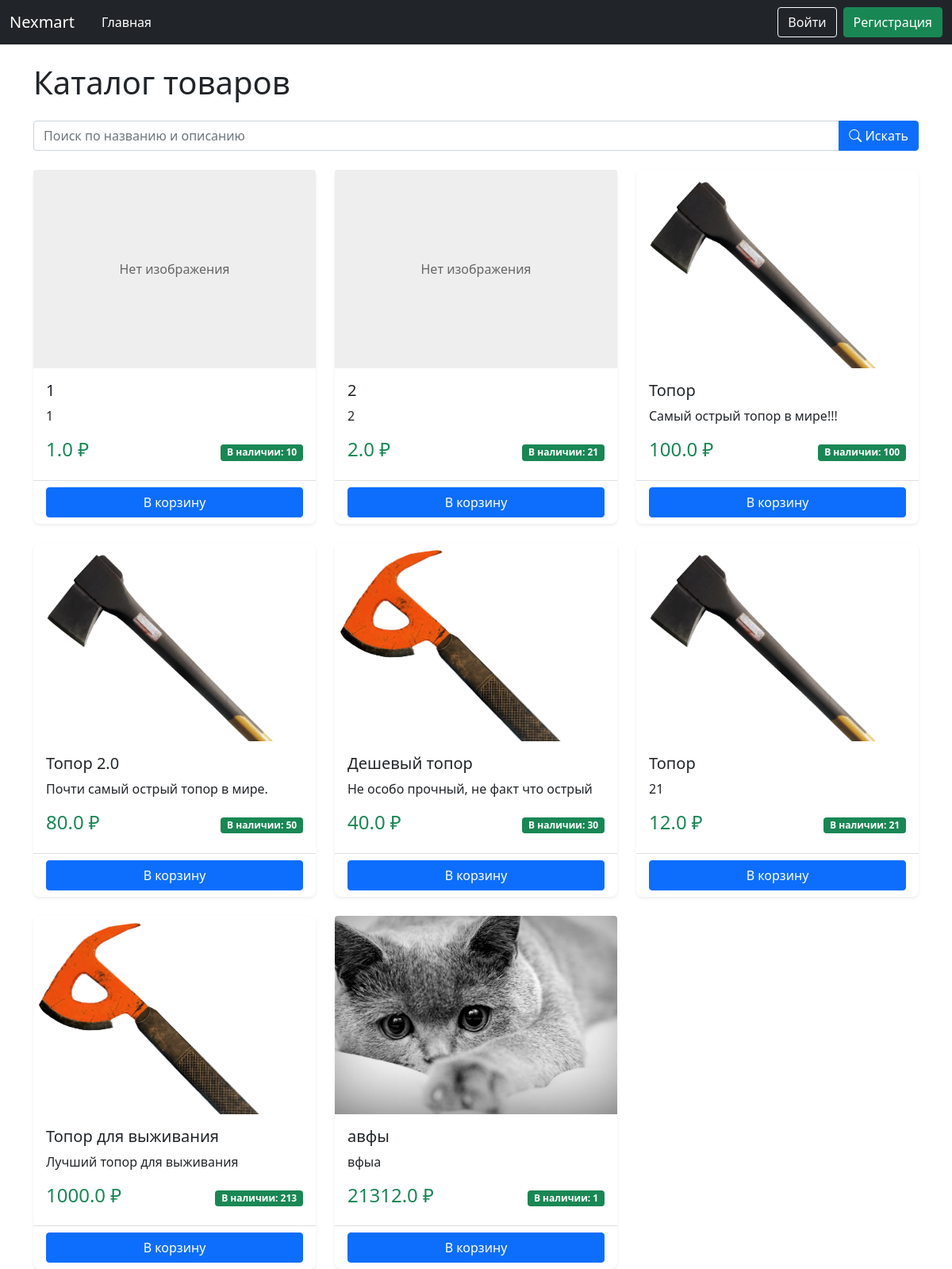
The page / on the database its author committed.
### data/product.py (models this page shows)
class Product(SqlAlchemyBase):
    __tablename__ = 'products'
    id = sqlalchemy.Column(sqlalchemy.Integer, primary_key=True, autoincrement=True)
    name = sqlalchemy.Column(sqlalchemy.String, nullable=False)
    price = sqlalchemy.Column(sqlalchemy.Float, nullable=False)
    description = sqlalchemy.Column(sqlalchemy.Text)
    created_date = sqlalchemy.Column(sqlalchemy.DateTime, default=datetime.datetime.now)
    open = sqlalchemy.Column(sqlalchemy.Boolean)  # открыт ли продукт для общего доступа
    amount_available = sqlalchemy.Column(sqlalchemy.Integer)  # сколько есть продукта для продажи
    amount_sell = sqlalchemy.Column(sqlalchemy.Integer)  # сколько продано для статистики
    image = sqlalchemy.Column(sqlalchemy.String)
    user_id = sqlalchemy.Column(sqlalchemy.Integer, sqlalchemy.ForeignKey('users.id'))
    user = sqlalchemy.orm.relationship('User', back_populates='products')

### main.py (the view)
@app.route('/')
def home():
    db_sess = db_session.create_session()
    search = request.args.get('search', '')
    query = db_sess.query(Product).filter(Product.open == True)
    if search:
        products = query.filter(Product.name.ilike(f'%{search}%')).all()
    else:
        products = query.all()
    return render_template('all_products.html', products=products)

### data/db_session.py (called while the page is built)
def create_session() -> Session:
    global __factory
    return __factory()

### templates/all_products.html (shortened to what this page needs)
{% extends "base.html" %}
{% block content %}
    <h1 class="mb-4">Каталог товаров</h1>
    <form method="GET" action="" class="mb-4">
        <div class="input-group">
            <input type="text" class="form-control"
                   name="search"
                   placeholder="Поиск по названию и описанию"
                   value="{{ request.args.get('search', '') }}">
            <button type="submit" class="btn btn-primary">
                <i class="bi bi-search"></i> Искать
            </button>
        </div>
    </form>
    <div class="row row-cols-1 row-cols-md-3 g-4">
        {% for product in products %}
        <div class="col">
            <div class="card h-100">
                {% if product.image %}
                <img src="{{ url_for('static', filename='upload/' + product.image) }}"
                     class="card-img-top product-image"
                     alt="{{ product.name }}">
                {% else %}
                <div class="card-img-top no-image">Нет изображения</div>
                {% endif %}
                <div class="card-body">
                    <h5 class="card-title">{{ product.name }}</h5>
                    <p class="card-text">{{ product.description }}</p>
                    <div class="d-flex justify-content-between align-items-center">
                        <span class="h4 text-success">{{ product.price }} ₽</span>
                        {% if product.amount_available and product.amount_available > 0 %}
                            <span class="badge bg-success">В наличии: {{ product.amount_available }}</span>
                        {% else %}
                            <span class="badge bg-danger">Нет в наличии</span>
                        {% endif %}
                    </div>
                </div>
                <div class="card-footer bg-transparent">
                    <a href='/user/add_cart/{{product.id}}' class="btn btn-primary w-100">В корзину</a>
                </div>
            </div>
        </div>
        {% else %}
        <div class="col-12">
            <div class="alert alert-warning">
                Товары не найдены. Попробуйте изменить условия поиска.
            </div>
        </div>
        {% endfor %}
    </div>
{% endblock %}

### templates/base.html (shortened to what this page needs)
<!doctype html>
<html lang="ru">
<head>
                    <link href="https://cdn.jsdelivr.net/npm/bootstrap@5.0.2/dist/css/bootstrap.min.css" rel="stylesheet">
                    <link rel="stylesheet" href="https://cdn.jsdelivr.net/npm/bootstrap-icons@1.8.1/font/bootstrap-icons.css">
    <link rel="stylesheet" href="{{ url_for('static', filename='css/style.css') }}">
    <link rel="stylesheet" href="https://cdnjs.cloudflare.com/ajax/libs/font-awesome/6.5.1/css/all.min.css">
    <link rel="stylesheet" href="{{ url_for('static', filename='css/auth_styles.css') }}">
</head>
<body>
<header>
    <nav class="navbar navbar-expand-md navbar-dark bg-dark" aria-label="Fourth navbar example">
        <div class="container-fluid">
          <a class="navbar-brand" href="#">Nexmart</a>
          <div class="collapse navbar-collapse" id="navbarsExample04">
            <ul class="navbar-nav me-auto mb-2 mb-md-0">
              <li class="nav-item">
                <a class="nav-link active" aria-current="page" href="/">Главная</a>
              </li>
                {% if not current_user.is_authenticated %}
                <li class="nav-item">
                <a class="nav-link active" aria-current="page" href="/register"></a>
              </li>
                <li class="nav-item">
                <a class="nav-link active" aria-current="page" href="/login"></a>
              </li>
                {% endif %}
            </ul>
            {% if current_user.is_authenticated %}
            <div class="d-flex align-items-center">
              <div class="dropdown">
                <button class="btn btn-outline-light dropdown-toggle" type="button" id="profileDropdown" data-bs-toggle="dropdown" aria-expanded="false">
                  <i class="bi bi-person-circle me-1"></i>
                  {{ current_user.name }}
                  <span class="badge bg-success ms-2">{{ current_user.balance }}₽</span>
                </button>
                <ul class="dropdown-menu dropdown-menu-end" aria-labelledby="profileDropdown">
                  <li><a class="dropdown-item" href="/user/profile"><i class="bi bi-person me-2"></i>Профиль</a></li>
                  <li><a class="dropdown-item" href="/user/orders"><i class="bi bi-bag me-2"></i>Мои заказы</a></li>
                    <li><a class="dropdown-item" href="/user/cart"><i class="bi bi-bag me-2"></i>Корзина</a></li>
                  <li><a class="dropdown-item" href="/user/balance"><i class="bi bi-wallet2 me-2"></i>Пополнить баланс</a></li>
                  <li><hr class="dropdown-divider"></li>
                  <li><a class="dropdown-item" href="/logout"><i class="bi bi-box-arrow-right me-2"></i>Выйти</a></li>
                </ul>
              </div>
            </div>
            {% else %}
            <div class="d-flex">
              <a href="/login" class="btn btn-outline-light me-2">Войти</a>
              <a href="/register" class="btn btn-success">Регистрация</a>
            </div>
            {% endif %}
          </div>
        </div>
      </nav>
</header>
<div class="container mt-4">
    {% block content %}{% endblock %}
</div>
</body>
</html>

### static/css/style.css (style rules this page uses)
.product-image { width: 100%; height: 250px; object-fit: cover; object-position: top; border-radius: 0.25rem 0.25rem 0 0; }
.no-image { height: 250px; background: #eee; display: flex; align-items: center; justify-content: center; color: #666; }
.navbar-nav .nav-link { position: relative; transition: all 0.5s ease; margin: 0 10px; }
.navbar-nav .nav-link::after { content: ''; position: absolute; width: 0; height: 2px; bottom: 0; left: 50%; background-color: #90caf9; transition: all 0.3s ease; }
.badge.bg-success { transition: all 0.3s ease; }
.card { border: none; border-radius: 0.5rem; box-shadow: 0 0.125rem 0.25rem rgba(0, 0, 0, 0.075); transition: all 0.3s ease; }
.btn-success { transition: all 0.3s ease; }
.form-control { border-radius: 0.25rem; border: 1px solid #ced4da; transition: all 0.3s ease; }
.btn { position: relative; overflow: hidden; }
.btn::after { content: ''; position: absolute; top: 50%; left: 50%; width: 5px; height: 5px; background: rgba(255, 255, 255, 0.3); opacity: 0; border-radius: 50%; transform: scale(1, 1) translate(-50%, -50%); transform-origin: 50% 50%; }

### rows shown on the page
Product: shows "Нет изображения", name "1", description "1", price "1.0", amount_available "10"
Product: shows "Нет изображения", name "2", description "2", price "2.0", amount_available "21"
Product: image (picture), name "Топор", description "Самый острый топор в мире!!!", price "100.0", amount_available "100"
Product: image (picture), name "Топор 2.0", description "Почти самый острый топор в мире.", price "80.0", amount_available "50"
Product: image (picture), name "Дешевый топор", description "Не особо прочный, не факт что острый", price "40.0", amount_available "30"
Product: image (picture), name "Топор", description "21", price "12.0", amount_available "21"
Product: image (picture), name "Топор для выживания", description "Лучший топор для выживания", price "1000.0", amount_available "213"
Product: image (picture), name "авфы", description "вфыа", price "21312.0", amount_available "1"
